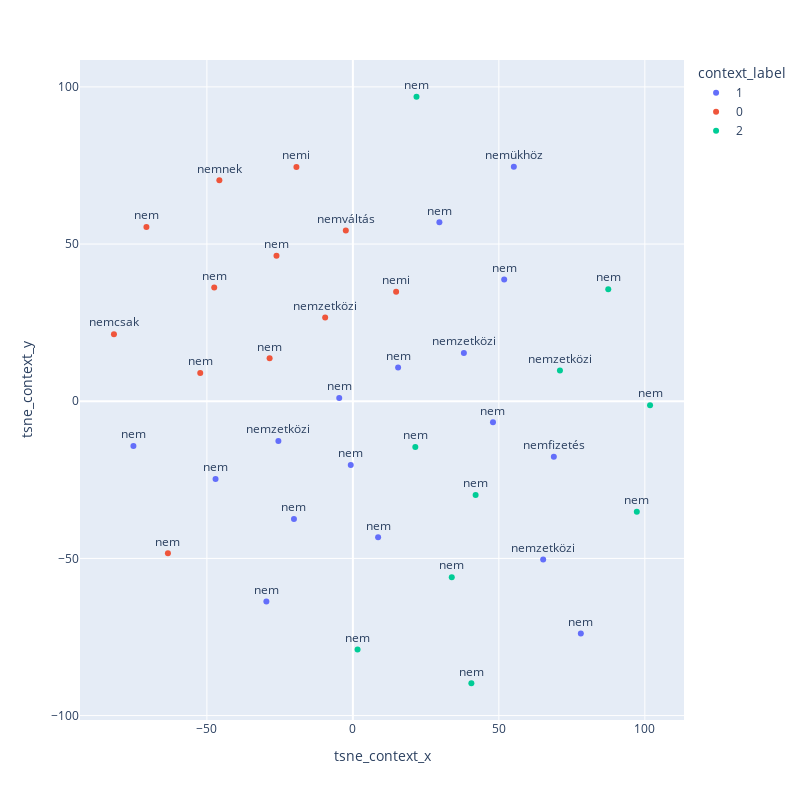

Notebook cell for this chart:
### Code cell
fig = px.scatter(data_frame = df, x='tsne_context_x', y='tsne_context_y', color='context_label', hover_data=['sent_id', 'word_id', 'word', 'context'], text='word', width=800, height=800)

fig.update_traces(textposition='top center')


fig.show()

### Figure 1 — Plotly figure (JSON) as saved in the notebook; plotly's stock layout.template omitted (floating-point values rounded to 4 significant figures)
{"data": [{"customdata": [[4, 16, "nem", ["szóban", "forgó", "részlet", "állítja", ",", "hogy"]], [7, 41, "nem", [",", "de", "az", "véletlenül", "pedofilellenes", "tervezetként"]], [16, 12, "nem", [",", "a", "gyerekek", "jutnak", "hozzá", "olyan"]], [40, 29, "nem", ["szabályozással", ",", "szankciókkal", "akartak", "volna", "kikényszeríteni"]], [50, 14, "nem", ["hozzá", ",", "mert", "bízik", "az", "otthoniak"]], [55, 18, "nem", ["kormány", ",", "és", "is", "szálltak", "rá"]], [57, 4, "nem", ["Fidesz", "kormányzási", "stílusától", "idegen", ",", "hogy"]], [70, 14, "nem", ["hogy", "Orbán", "Viktor", "a", "helyszínen", "nézte"]], [73, 13, "nem", ["utóbbi", "EU-csúcson", "soha", "látott", "feszültséget", "eredményezett"]], [73, 44, "nem", ["ha", "magyar", "kollégája", "osztja", "a", "közösség"]], [74, 5, "nem", ["hogy", "a", "kormány", "számított", "ilyen", "éles"]], [77, 23, "nem", ["nemzetközi", "politikai", "következményei", "lettek", "(", "rövid"]], [55, 23, "nemfizetés", ["szálltak", "rá", "a", "miatt", "azokra", "a"]], [32, 21, "nemzetközi", ["nézetek", ",", "vagyis", "szinten", "is", "sokan"]], [77, 10, "nemzetközi", ["ami", "a", "nagy", "sajtóvisszhang", "és", "üzengetés"]], [77, 20, "nemzetközi", ["a", "napirendről", ",", "politikai", "következményei", "nem"]], [34, 50, "nemükhöz", ["hogy", "a", "saját", "vonzódnak", "."]]], "hovertemplate": "context_label=1<br>tsne_context_x=%{x}<br>tsne_context_y=%{y}<br>word=%{customdata[2]}<br>sent_id=%{customdata[0]}<br>word_id=%{customdata[1]}<br>context=%{customdata[3]}<extra></extra>", "legendgroup": "1", "marker": {"color": "#636efa", "symbol": "circle"}, "mode": "markers+text", "name": "1", "orientation": "v", "showlegend": true, "text": ["nem", "nem", "nem", "nem", "nem", "nem", "nem", "nem", "nem", "nem", "nem", "nem", "nemfizetés", "nemzetközi", "nemzetközi", "nemzetközi", "nemükhöz"], "textposition": "top center", "type": "scatter", "x": [8.647, 15.49, 51.82, -29.62, 29.64, 47.99, -4.671, -47.04, -20.18, -75.16, -0.7228, 78.08, 68.83, 38.02, -25.51, 65.18, 55.13], "xaxis": "x", "y": [-43.3, 10.77, 38.7, -63.71, 56.91, -6.713, 1.067, -24.77, -37.48, -14.23, -20.27, -73.93, -17.66, 15.32, -12.62, -50.34, 74.62], "yaxis": "y"}, {"customdata": [[8, 12, "nem", ["nyitóbeszédében", "pedofilellenes", ",", "pedig", "gyermekvédelmi", "törvénycsomagként"]], [14, 18, "nem", ["a", "Eurochild", "szerint", "védi", "a", "gyerekeket"]], [20, 3, "nem", ["Az", "iskolai", "nevelés", "állhat", "ellentétben", "a"]], [35, 14, "nem", ["szexualitás", "örömteli", "oldalára", "igazán", "fókuszáló", "magyar"]], [41, 11, "nem", ["véve", "az", "iskolában", "lehet", "tanítani", "Rimbaud-t"]], [51, 10, "nem", ["megfelelő", "–", "kezelése", "életszerű", "pedagógiai", "szempontból"]], [74, 40, "nemcsak", ["magyar", "állam", "„", "garantálja", ",", "hanem"]], [4, 32, "nemi", [",", "hiszen", "a", "identitás", "és", "a"]], [49, 14, "nemi", ["szexuális", "orientációjában", ",", "identitásában", "kételkedő", "gyerek"]], [44, 7, "nemnek", ["és/vagy", "a", "születési", "megfelelő", "önazonosságtól", "való"]], [36, 7, "nemváltás", ["homoszexualitás", "és", "a", "népszerűsítését", "és", "megjelenítését"]], [14, 11, "nemzetközi", [",", "Európa", "legnagyobb", "gyermekjogi", "szervezete", ","]]], "hovertemplate": "context_label=0<br>tsne_context_x=%{x}<br>tsne_context_y=%{y}<br>word=%{customdata[2]}<br>sent_id=%{customdata[0]}<br>word_id=%{customdata[1]}<br>context=%{customdata[3]}<extra></extra>", "legendgroup": "0", "marker": {"color": "#EF553B", "symbol": "circle"}, "mode": "markers+text", "name": "0", "orientation": "v", "showlegend": true, "text": ["nem", "nem", "nem", "nem", "nem", "nem", "nemcsak", "nemi", "nemi", "nemnek", "nemváltás", "nemzetközi"], "textposition": "top center", "type": "scatter", "x": [-47.48, -26.16, -52.27, -70.71, -63.35, -28.51, -81.83, 14.81, -19.33, -45.73, -2.421, -9.492], "xaxis": "x", "y": [36.22, 46.27, 8.992, 55.46, -48.36, 13.64, 21.32, 34.8, 74.52, 70.26, 54.28, 26.62], "yaxis": "y"}, {"customdata": [[21, 24, "nem", ["kerül", ",", "és", "biztos", ",", "hogy"]], [24, 1, "nem", ["Arról", "beszélve", ",", "hogy"]], [25, 4, "nem", ["szülők", ",", "akik", "örülnek", "annak", ","]], [37, 6, "nem", ["ebbe", "és", "mi", "?"]], [39, 6, "nem", ["amíg", "esetleg", "ki", "jön", "egy", ","]], [53, 8, "nem", ["forgatókönyvnek", ",", "hogy", "lesz", "."]], [54, 5, "nem", ["elkenten", "megszövegezett", "gumiszabály", "csak", "arra", "lehet"]], [76, 18, "nem", [",", "és", "ha", ",", "akkor", "annak"]], [79, 5, "nem", ["azt", "is", ",", "sérti", "-e", "az"]], [65, 11, "nemzetközi", ["most", "elég", "nagy", "botrány", "lett", "."]]], "hovertemplate": "context_label=2<br>tsne_context_x=%{x}<br>tsne_context_y=%{y}<br>word=%{customdata[2]}<br>sent_id=%{customdata[0]}<br>word_id=%{customdata[1]}<br>context=%{customdata[3]}<extra></extra>", "legendgroup": "2", "marker": {"color": "#00cc96", "symbol": "circle"}, "mode": "markers+text", "name": "2", "orientation": "v", "showlegend": true, "text": ["nem", "nem", "nem", "nem", "nem", "nem", "nem", "nem", "nem", "nemzetközi"], "textposition": "top center", "type": "scatter", "x": [97.25, 40.59, 33.87, 1.602, 101.8, 87.47, 21.39, 42.04, 21.79, 70.92], "xaxis": "x", "y": [-35.14, -89.71, -55.99, -79.01, -1.246, 35.65, -14.57, -29.83, 96.87, 9.796], "yaxis": "y"}], "layout": {"height": 800, "legend": {"title": {"text": "context_label"}, "tracegroupgap": 0}, "margin": {"t": 60}, "width": 800, "xaxis": {"anchor": "y", "autorange": true, "domain": [0, 1], "range": [-93.45, 113.4], "title": {"text": "tsne_context_x"}, "type": "linear"}, "yaxis": {"anchor": "x", "autorange": true, "domain": [0, 1], "range": [-101.4, 108.6], "title": {"text": "tsne_context_y"}, "type": "linear"}}}
